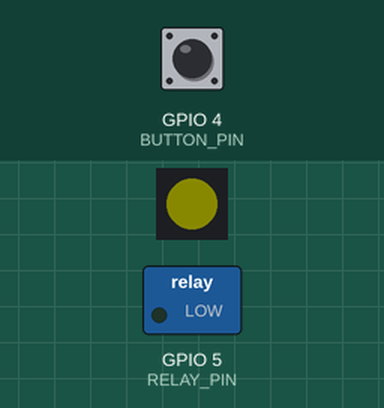
Simulated run of this program. Board: ESP8266 (NodeMCU). Parts: 1 RGB LEDs in strip order, left to right, switched loads named in the program (green lamp = pin HIGH). Dashed ring = blinking. The test bench sets the inputs (shaded band); at power-on: GPIO 4 (BUTTON_PIN) HIGH. Dim RGB values are drawn brighter than linear; WiFi joins after 1.5 s; servers stay silent unless stated; no MQTT or app messages arrive unless stated; what the program prints to the serial monitor is not drawn.

Above: at 0.1 s.
At 2.7 s:
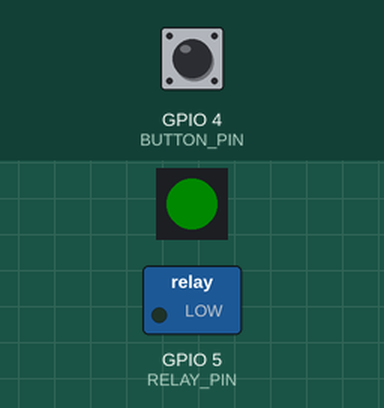
2.8 s: GPIO 4 (BUTTON_PIN) pulled LOW for 3.2 s
At 3.0 s:
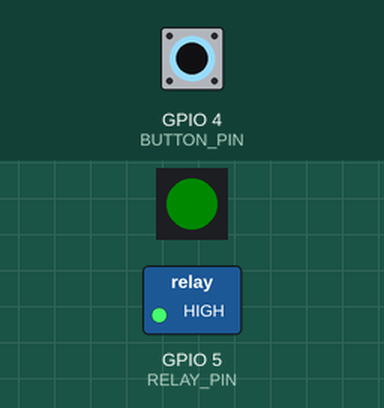
Timing chart, 0 to 7.6 s (numbered marks = the images above; inputs shaded):
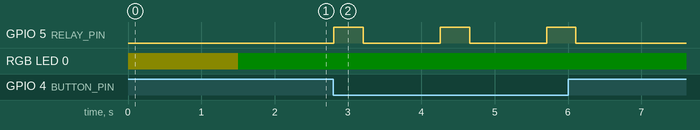

The program:

main.cpp
```cpp
/* MQTT-Arduino doorbell
   David Pye (C) 2016 GNU GPL v3
   Based on https://github.com/knolleary/pubsubclient/blob/master/examples/mqtt_esp8266/mqtt_esp8266.ino
   */


#include <ESP8266WiFi.h>
#include <PubSubClient.h>
#include <Adafruit_NeoPixel.h>

//Pin definition for other peripherals
#define RELAY_PIN 5
#define BUTTON_PIN 4 //I2C_SDA_PIN
#define LED_PIN 15

const char *ssid="";
const char *password = "";
const char *mqtt_server = "192.168.1.50";

const char *name = "mqtt_doorbell";

const char *buttonPressedTopic = "status/doorbell/pressed";
const char *bellRangTopic = "status/doorbell/rang";

const char *bellMuteTopic = "cmnd/doorbell/mute";
const char *bellRingTopic = "cmnd/doorbell/ring";

//Default to non-muted doorbell status.
bool muted = false;

WiFiClient espClient;
PubSubClient client(espClient);
Adafruit_NeoPixel led = Adafruit_NeoPixel(1, LED_PIN, NEO_GRB + NEO_KHZ800);


void setup_wifi() {
  Serial.println();
  Serial.print("Connecting to ");
  Serial.println(ssid);

  WiFi.hostname(name);
  WiFi.begin(ssid, password);
  for (int retry_count = 0; retry_count <20 && WiFi.status() != WL_CONNECTED; ++retry_count) {
    delay(500);
    Serial.print(".");
  }

  if (WiFi.status () == WL_CONNECTED) {
    Serial.println("");
    Serial.println("WiFi connected");
    Serial.println("IP address: ");
    Serial.println(WiFi.localIP());
  }
  else Serial.println("Failed to connect to wifi - abandoned");

}

void reconnect() {
  // Loop until we're reconnected
  if (WiFi.status() != WL_CONNECTED)
    return;

  for (int retry_count = 0; retry_count < 20 && !client.connected(); ++retry_count) {
    Serial.print("Attempting MQTT connection...");

    // Attempt to connect
    if (client.connect(name)) {
      Serial.println("connected");
      client.subscribe(bellMuteTopic);
      client.subscribe(bellRingTopic);

    } else {
      Serial.print("failed, rc=");
      Serial.print(client.state());
      Serial.println(" try again in 5 seconds");
      // Wait 5 seconds before retrying
      delay(5000);
    }
  }
}

void ringBell() {
  //Ring the bell!
  Serial.println("Ringing the bell!");
  //Ding
  digitalWrite(RELAY_PIN, HIGH);
  delay(400);
  //Dong
  digitalWrite(RELAY_PIN, LOW);
  client.publish(bellRangTopic, "1");
}

void callback(char* topic, byte* payload, unsigned int length) {
  Serial.print("Message arrived [");
  Serial.print(topic);
  Serial.print("] ");

  if (!strcmp(topic, bellMuteTopic)) {
    if ((char)payload[0] == '1') {
      muted = true;
      //Red
      led.setPixelColor(0,255,0,0);
      led.show();
    }
    else if ((char)payload[0] == '0') {
      muted = false;
      //Green
      led.setPixelColor(0,0,255,0);
      led.show();
    }
  }
  else if (!strcmp(topic, bellRingTopic)) {
    ringBell();
  }
}

void setup() {
  led.begin();
  led.setBrightness(10);
  led.setPixelColor(0,255,255,0);
  led.show();

  pinMode(RELAY_PIN, OUTPUT);
  digitalWrite(RELAY_PIN, LOW);

  pinMode(BUTTON_PIN, INPUT);

  Serial.begin(115200);
  setup_wifi();

  client.setServer(mqtt_server, 1883);
  client.setCallback(callback);

  led.setPixelColor(0,0,255,0);
  led.show();
}


void loop() {
  if (!client.connected()) {
    reconnect();
  }

  if (digitalRead(BUTTON_PIN) == LOW) {
    Serial.println("Doorbell pressed");
    //Ooh, someone has rung the doorbell!
    if (!muted)
      ringBell();
    else
      Serial.println("Muted - not ringing");

    client.publish(buttonPressedTopic, "1");
    delay(1000);
  }
  delay(50);
}
```

Measured:
- after the input at 2.8 s, GPIO 5 (RELAY_PIN): alternates HIGH for 0.40 s and LOW for 1.1 s, 6 changes in all, then stays LOW, starting at once
